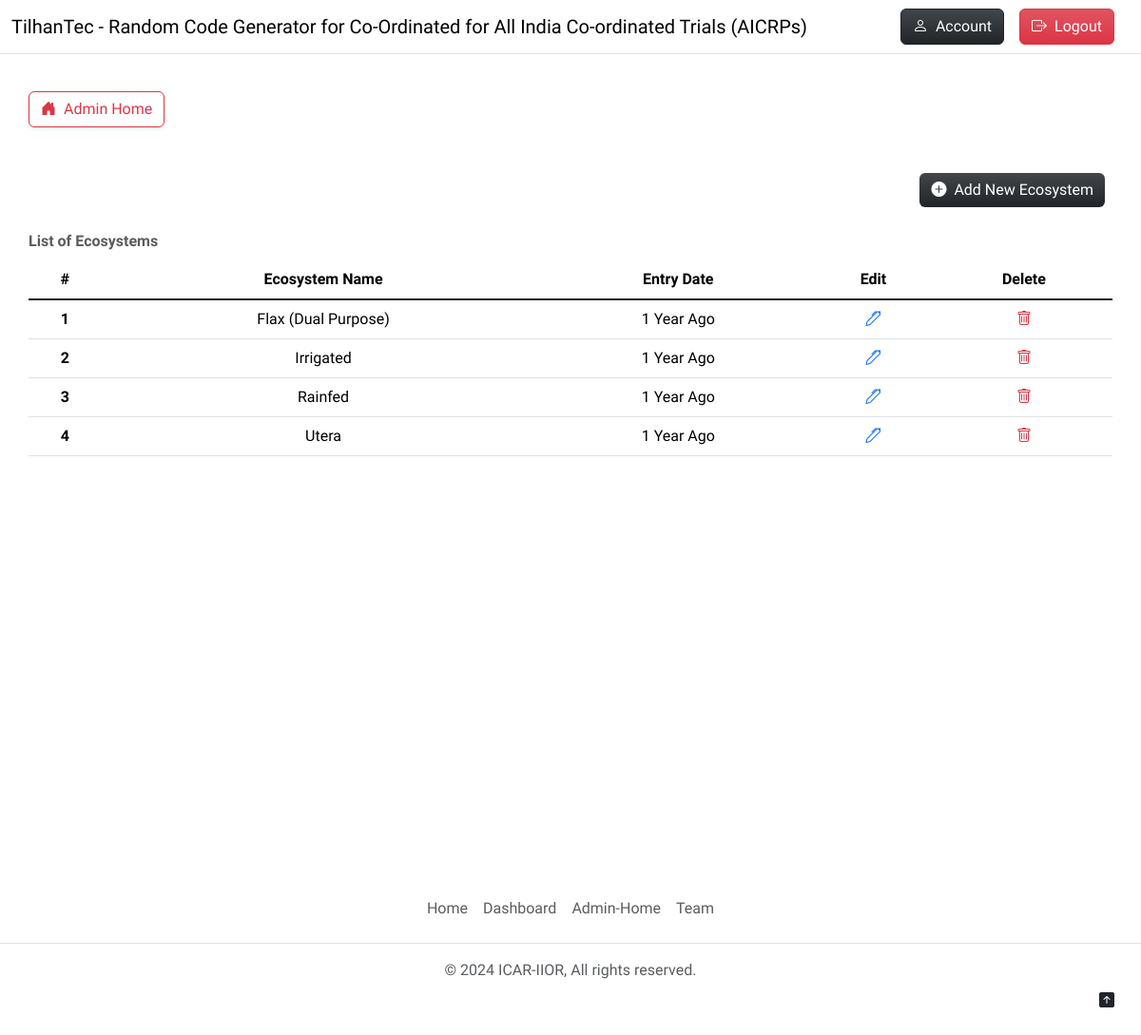
Page /admin-ecosystem (signed in) on the committed database.
### app.py (models this page shows, shortened)
class BaseModel(db.Model):
    __abstract__ = True
    id = db.Column(db.Integer, primary_key=True)
    name = db.Column(db.String(100), unique=True, nullable=False)
    dateCreated = db.Column(db.DateTime, default=datetime.utcnow)
    def days_ago(self):
        today = datetime.utcnow().date()
        created_date = self.dateCreated.date()
        years_diff = today.year - created_date.year
        months_diff = today.month - created_date.month
        days_diff = today.day - created_date.day
        if years_diff > 0:
            return f"{years_diff} {'Year' if years_diff == 1 else 'Years'} Ago"
        elif months_diff > 0:
            return f"{months_diff} {'Month' if months_diff == 1 else 'Months'} Ago"
        elif days_diff > 1:
            return f"{days_diff} Days Ago"
        elif days_diff == 1:
            return "Yesterday"
        else:
            return "Today"

class Ecosystem(BaseModel):
    __tablename__ = 'ecosystems'

### app.py (the view, shortened to what this page needs)
@app.route("/admin-ecosystem", methods=['GET', 'POST'])
@login_required
@role_required(["Admin"])
def adminEcosystem():
    all_ecosystems = Ecosystem.query.order_by(Ecosystem.name.asc()).all()
    return render_template('adminEcosystem.html', pageTitle="Admin - Ecosystems", allEcosystems=all_ecosystems)

### app.py (called while the page is built)
@login_manager.user_loader
def load_user(id):
    return Users.query.get(int(id))

def role_required(required_roles):
    def decorator(func):
        @wraps(func)
        def decorated_function(*args, **kwargs):
            if not current_user.is_authenticated:
                flash('Please log in to access this page.', 'error')
                return redirect(url_for('login'))
            if current_user.designation not in required_roles:
                flash('You do not have permission to access this page.', 'error')
                return redirect(url_for('home'))
            return func(*args, **kwargs)
        return decorated_function
    return decorator

### templates/adminEcosystem.html (shortened to what this page needs)
{% extends 'layout.html' %}
{% block mainBody %}
    <div class="mb-5">
        <div class="my-2">
            <a class="btn btn-outline-danger bg-gradient shadow-sm" href="/admin-home" role="button">
                <i class="bi bi-house-door-fill pe-2"></i>Admin Home
            </a>
        </div>
    </div>
    <div class="d-grid gap-2 d-md-flex justify-content-md-end mb-3">
        <button type="button" class="btn btn-dark bg-gradient border-0 me-md-2" data-bs-toggle="modal" data-bs-target="#addNewCrop">
            <i class="bi bi-plus-circle-fill me-2"></i>Add New Ecosystem
        </button>
    </div>
    <div class="table-responsive mb-3 text-center">
        <table class="table table-hover caption-top">
            <caption class="fw-bold">List of Ecosystems</caption>
            <thead>
                <tr>
                    <th scope="col">#</th>
                    <th scope="col">Ecosystem Name</th>
                    <th scope="col">Entry Date</th>
                    <th scope="col">Edit</th>
                    <th scope="col">Delete</th>
                </tr>
            </thead>
            <tbody class="table-group-divider">
                {% if allEcosystems %}
                    {% for eachEcosystem in allEcosystems %}
                        <tr>
                            <th scope="row">{{loop.index}}</th>
                            <td>{{eachEcosystem.name}}</td>
                            <td title="{{eachEcosystem.dateCreated.strftime('%d-%m-%Y, %H:%M:%S')}}">{{eachEcosystem.days_ago()}}</td>
                            <td><a href="/admin-ecosystem-update/{{eachEcosystem.id}}" data-bs-toggle="modal" data-bs-target="#updateEcosystem{{eachEcosystem.id}}"><i class="bi bi-pen"></i></a></td>
                            <td><a href="/admin-ecosystem-delete/{{eachEcosystem.id}}" role="button"><i class="bi bi-trash text-danger"></i></a></td>
                        </tr>
                    {% endfor %}
                {% else %}
                    <tr>
                        <td colspan="5" class="text-center text-danger">No Ecosystems Added. Use the Above Button to Add Ecosystems.</td>
                    </tr>
                {% endif %}
            </tbody>
        </table>
    </div>
{% endblock mainBody %}

### templates/layout.html (style rules this page uses)
body { font-family: 'Work Sans', sans-serif; min-height: 100vh; padding-top: 4.5rem; }
a { text-decoration: none; }

### rows in the picture
Ecosystem: name "Flax (Dual Purpose)", days_ago "1 Year Ago"
Ecosystem: name "Irrigated", days_ago "1 Year Ago"
Ecosystem: name "Rainfed", days_ago "1 Year Ago"
Ecosystem: name "Utera", days_ago "1 Year Ago"
